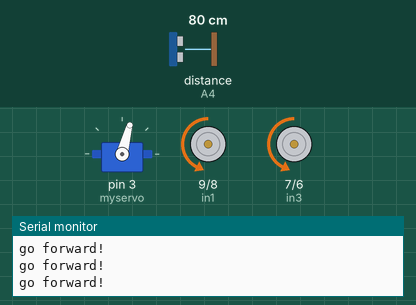
Recording of a sketch running on a simulated Arduino Uno, built with avr-gcc and run on an emulated ATmega328P. Parts: servo, motor-driver pin pairs drawn as motors (green arrow = first pin HIGH = forward, orange = second pin HIGH = backward, longer = more drive, scaled by the enable pin), the last lines printed to the serial monitor. Wiring (inferred from the names in the program): ultrasonic range finder: trigger A5; echo A4. The inputs (shaded band) are chosen by the test bench; at power-on: distance to the obstacle (sensor on A4) 80 cm. The echo pulse lasts 58.3 µs per cm.

Above: at 1.7 s.
1.8 s: distance to the obstacle (sensor on A4) set to 30 cm
4.8 s: distance to the obstacle (sensor on A4) set to 25 cm
At 6.4 s:
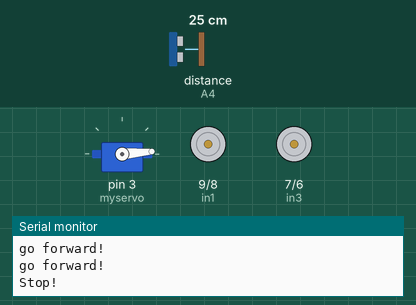
7.8 s: distance to the obstacle (sensor on A4) set to 35 cm
At 10.7 s:
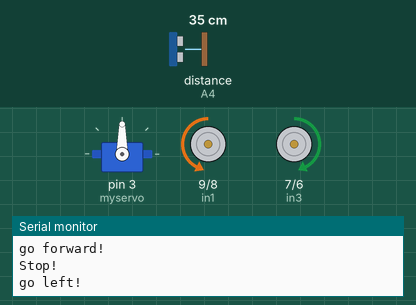
10.8 s: distance to the obstacle (sensor on A4) set to 2 cm
At 14.7 s:
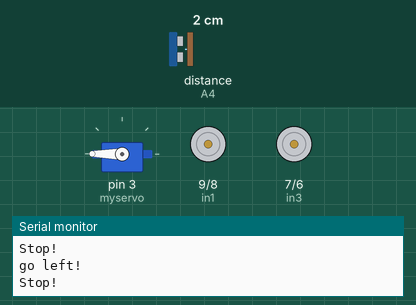
16.8 s: distance to the obstacle (sensor on A4) set to 299 cm
At 17.3 s:
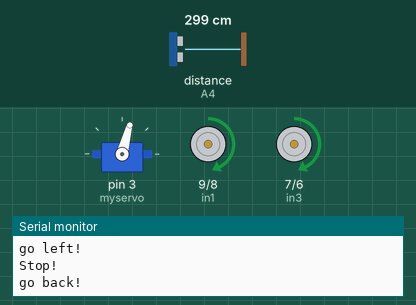
19.0 s: distance to the obstacle (sensor on A4) set to 4 cm
At 21.7 s:
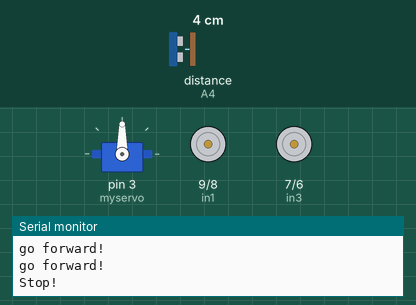
Timing chart, 0 to 27.1 s (numbered marks = the images above; inputs shaded):
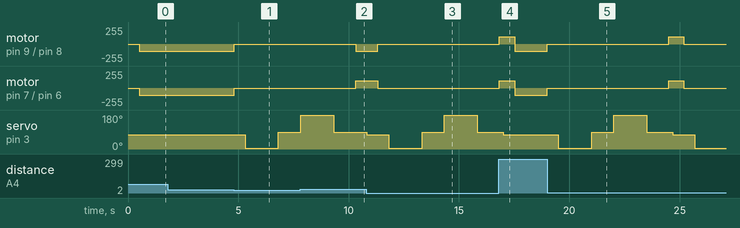

The sketch:

Obstacle_Avoidance_Car.ino
```cpp
//Zachery Van Es
//5/11/17

#include <Servo.h> //servo library
Servo myservo; // create servo object to control servo
int Echo = A4;
int Trig = A5;
int in1 = 9;
int in2 = 8;
int in3 = 7;
int in4 = 6;
int ENA =11;
int ENB = 5;
int ABS = 110;
int rightDistance = 0,leftDistance = 0,middleDistance = 0 ;
void _mForward()
{
 analogWrite(ENA,ABS);
 analogWrite(ENB,ABS);
 digitalWrite(in1,LOW);
 digitalWrite(in2,HIGH);
 digitalWrite(in3,LOW);
 digitalWrite(in4,HIGH);
 Serial.println("go forward!");
}

void _mBack()
{
 analogWrite(ENA,ABS);
 analogWrite(ENB,ABS);
 digitalWrite(in1,HIGH);
 digitalWrite(in2,LOW);
 digitalWrite(in3,HIGH);
 digitalWrite(in4,LOW);
 Serial.println("go back!");
}

void _mleft()
{
 analogWrite(ENA,ABS);
 analogWrite(ENB,ABS);
 digitalWrite(in1,LOW);
 digitalWrite(in2,HIGH);
 digitalWrite(in3,HIGH);
 digitalWrite(in4,LOW);
 Serial.println("go left!");
}

void _mright()
{
 analogWrite(ENA,ABS);
 analogWrite(ENB,ABS);
 digitalWrite(in1,HIGH);
 digitalWrite(in2,LOW);
 digitalWrite(in3,LOW);
 digitalWrite(in4,HIGH);
 Serial.println("go right!");
}
void _mStop()
{
  digitalWrite(ENA,LOW);
  digitalWrite(ENB,LOW);
  Serial.println("Stop!");
}
 /*Ultrasonic distance measurement Sub function*/
int Distance_test()
{
  digitalWrite(Trig, LOW);
  delayMicroseconds(2);
  digitalWrite(Trig, HIGH);
  delayMicroseconds(20);
  digitalWrite(Trig, LOW);
  float Fdistance = pulseIn(Echo, HIGH);
  Fdistance= Fdistance/58;
  return (int)Fdistance;
}

void setup()
{
  myservo.attach(3);// attach servo on pin 3 to servo object
  Serial.begin(9600);
  pinMode(Echo, INPUT);
  pinMode(Trig, OUTPUT);
  pinMode(in1,OUTPUT);
  pinMode(in2,OUTPUT);
  pinMode(in3,OUTPUT);
  pinMode(in4,OUTPUT);
  pinMode(ENA,OUTPUT);
  pinMode(ENB,OUTPUT);
  _mStop();
  myservo.write(75);//setservo position according to scaled value
  delay(500);
  middleDistance = Distance_test();
  #ifdef send
  Serial.print("middleDistance=");
  Serial.println(middleDistance);
  #endif
}

void loop()
{
    middleDistance = Distance_test();
    #ifdef send
    Serial.print("middleDistance=");
    Serial.println(middleDistance);
    #endif

    if(middleDistance<=25)
    {
      _mStop();
      delay(500);
      myservo.write(5);
      delay(1000);
      rightDistance = Distance_test();

      #ifdef send
      Serial.print("rightDistance=");
      Serial.println(rightDistance);
      #endif

      delay(500);
       myservo.write(90);
      delay(1000);
      myservo.write(180);
      delay(1000);
      leftDistance = Distance_test();

      #ifdef send
      Serial.print("leftDistance=");
      Serial.println(leftDistance);
      #endif

      delay(500);
      myservo.write(90);
      delay(1000);
      if(rightDistance>leftDistance)
      {
        _mright();
        delay(500);
       }
       else if(rightDistance<leftDistance)
       {
        _mleft();
        delay(500);
       }
       else if((rightDistance<=20)||(leftDistance<=20))
       {
        _mBack();
        delay(180);
       }
       else
       {
        _mForward();
       }

       myservo.write(75);//setservo position according to scaled value
       delay(500);
    }
    else
        _mForward();
}
```

Measured:
- the behaviour switches between 27 and 26 cm on distance to the obstacle (sensor on A4) (found by bisection; images 0 and 1)
- after the input at 4.8 s, motor on pin 9 (in1) / pin 8 (in2), motor on pin 7 (in3) / pin 6 (in4): backward 110/255 → stopped at once; servo on pin 3 (myservo): 75° → 5° after 0.52 s, → 90° 1.5 s later
- after the input at 7.8 s, motor on pin 9 (in1) / pin 8 (in2): stopped → backward 110/255 after 2.5 s; motor on pin 7 (in3) / pin 6 (in4): stopped → forward 110/255 after 2.5 s
- after the input at 10.8 s, motor on pin 9 (in1) / pin 8 (in2): backward 110/255 → stopped after 0.52 s; motor on pin 7 (in3) / pin 6 (in4): forward 110/255 → stopped after 0.52 s
- after the input at 16.8 s, servo on pin 3 (myservo): goes on until 17.0 s, then stays 75°
- after the input at 19.0 s, motor on pin 9 (in1) / pin 8 (in2), motor on pin 7 (in3) / pin 6 (in4): backward 110/255 → stopped at once, → forward 110/255 5.5 s later, → stopped 0.68 s later; servo on pin 3 (myservo): 75° → 5° after 0.51 s, → 90° 1.5 s later, → 180° 1.0 s later, → 90° 1.5 s later, … (6 changes in this stretch)
